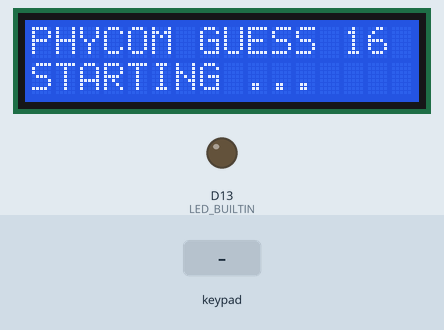
The sketch below on a simulated Arduino Uno R4 WiFi. Shown: 16×2 character LCD, output pins drawn as LEDs (lit = HIGH). Wiring (inferred from the names in the program): 4×4 keypad with keys 1 2 3 A 4 5 6 B 7 8 9 C * 0 # D: rows D2, D3, D4, D5; columns D6, D7, D8, D9. The inputs (shaded band) are chosen by the test bench. WiFi joins after 1.5 s; servers stay silent unless stated; no MQTT or app messages arrive unless stated; pins used as bus, display or sensor lines are not drawn; what the sketch prints to the serial monitor is not drawn.

Above: at 2.7 s.
2.8 s: keypad keys 1 2 3 4 # pressed 0.4 s apart
At 5.0 s:
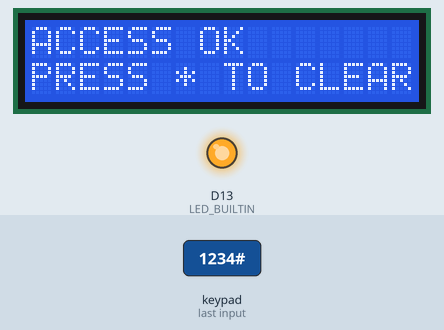
6.3 s: key '*' pressed
At 7.2 s:
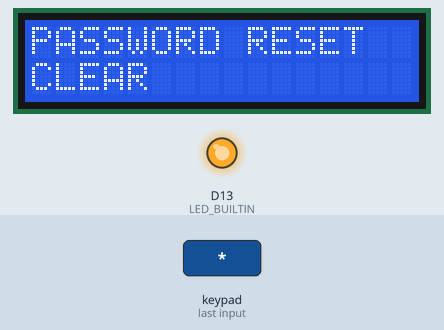
7.8 s: key '#' pressed
At 8.4 s:
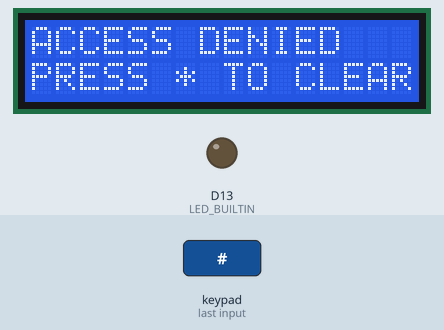
9.3 s: keypad keys 1 2 3 4 * pressed 0.4 s apart
At 9.56 s:
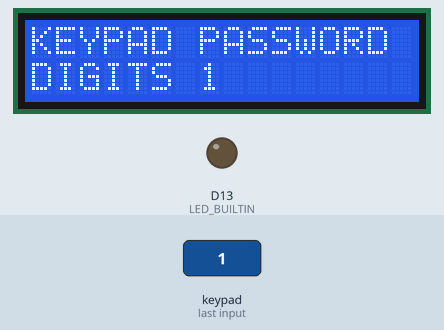
14.3 s: key '1' pressed
Timing chart, 0 to 16.8 s (numbered marks = the images above; inputs shaded):
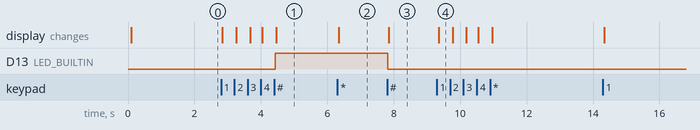

The sketch:

Keypad_Password.ino
```cpp
/*
=========================================================================
  Keypad ป้อนรหัส 1234# และแจ้งผลเว็บ
  ประเภท: โจทย์ประยุกต์คาดการณ์เพื่อฝึกทักษะ ไม่ใช่ข้อสอบที่ยืนยันว่าจะออก
  อุปกรณ์: Keypad, LED, LCD
  หน้าที่: อ่าน / ควบคุมอุปกรณ์แล้วแสดงบน LCD และรับส่งค่า MQTT ตาม Topic
  การทำงาน: กด 1234# → ACCESS_OK; รหัสผิด → ACCESS_DENIED
  วิธีต่อสาย:
  - Keypad R1–R4→D2,D3,D4,D5; C1–C4→D6,D7,D8,D9
  - LED ใช้ LED บนบอร์ด D13
  - LCD I2C 16×2: VCC→5V, GND→GND, SDA→SDA, SCL→SCL
  - LCD Address ตัวอย่าง 0x27; ถ้าจอไม่ขึ้น ให้ใช้ I2C Scanner ตรวจที่อยู่จริง
  Broker: phycom.it.kmitl.ac.th | Port: 1883 | Wi-Fi: EDOK
  ข้อมูลที่คาดหวัง: กด 1234# → ACCESS_OK; รหัสผิด → ACCESS_DENIED
  Serial Monitor: 115200 baud
  สาย GND ทุกอุปกรณ์ต้องร่วมกัน และตรวจขาจริงก่อนจ่ายไฟ
  GitHub Public: อย่าใช้รหัส Wi-Fi นี้กับระบบที่ต้องการปกปิดรหัส
=========================================================================
*/
#include <WiFiS3.h>              // Wi-Fi ของ Arduino UNO R4 WiFi
#include <MQTTClient.h>          // MQTT by 256dpi สำหรับ Publish/Subscribe
#include <Wire.h>                // ติดต่อจอผ่าน I2C
#include <LiquidCrystal_I2C.h>   // ไลบรารีจอ LCD 16×2
#include <math.h>                // สำหรับสมการ NTC / log() และคณิตศาสตร์

// =====================================================================
// ส่วนที่ 1 — ตั้งค่าเครือข่าย: เปลี่ยน SSID/PASSWORD และ Broker ตรงนี้
// =====================================================================
const char WIFI_SSID[]="EDOK";                // <<< เปลี่ยนชื่อ Wi-Fi ตรงนี้
const char WIFI_PASS[]="1234567890";          // <<< เปลี่ยนรหัส Wi-Fi ตรงนี้
const char MQTT_HOST[]="phycom.it.kmitl.ac.th"; // <<< เปลี่ยน MQTT Host ตรงนี้
const int MQTT_PORT=1883;                     // <<< เปลี่ยน MQTT Port ตรงนี้

// =====================================================================
// ส่วนที่ 2 — MQTT TOPIC: เปลี่ยนข้อความภายใน "..." 3 บรรทัดนี้
// ห้ามสลับทิศทาง Topic: DATA=บอร์ดส่ง; COMMAND=เว็บส่ง; ACK=บอร์ดตอบ
// ชื่อ Topic ต้องตรงกับที่เว็บใช้ทุกตัวอักษร (รวมตัวพิมพ์เล็กใหญ่)
// หากทำข้อสอบ Mock: Topic ด้านล่างตรงตาม Mock แล้ว อย่าเปลี่ยนโดยไม่จำเป็น
// ถ้าเปลี่ยน Topic ของโค้ด ต้องเปลี่ยนเว็บไซต์ catalog / control ด้วย
// =====================================================================
const char TOPIC_DATA[]="68070131/guess/16/data";          // <<< แก้ TOPIC สำหรับ Arduino Publish ขึ้นเว็บตรงนี้
const char TOPIC_COMMAND[]="68070131/guess/16/set";    // <<< แก้ TOPIC สำหรับ Arduino Subscribe จากเว็บตรงนี้
const char TOPIC_ACK[]="68070131/guess/16/ack"; // <<< แก้ TOPIC แจ้งผลรับคำสั่งตรงนี้

// =====================================================================
// ส่วนที่ 3 — ตัวแปรและค่าเวลา: เปลี่ยนช่วงเวลาอ่านค่าได้ที่ SAMPLE_MS
// =====================================================================
WiFiClient network;                       // ช่องสื่อสาร TCP ที่ MQTT ใช้ผ่าน Wi-Fi
MQTTClient mqtt(512);                    // บัฟเฟอร์ข้อความ MQTT 512 bytes
LiquidCrystal_I2C lcd(0x27,16,2);       // <<< Address LCD 0x27 / 0x3F แก้ตรงนี้
const unsigned long SAMPLE_MS=60UL; // <<< ปรับช่วงอ่านอุปกรณ์/ส่งข้อมูล มิลลิวินาที
const unsigned long WIFI_RETRY_MS=10000UL; // ลอง Wi-Fi ใหม่ทุก 10 วินาที
const unsigned long MQTT_RETRY_MS=5000UL;  // ลอง MQTT ใหม่ทุก 5 วินาที
String clientId;                          // MQTT Client ID ไม่ให้ชนกับบอร์ดอื่น
unsigned long lastSample=0;               // เวลาอ่านอุปกรณ์ครั้งล่าสุด
unsigned long lastWifiRetry=0;            // เวลาลองต่อ Wi-Fi ครั้งล่าสุด
unsigned long lastMqttRetry=0;            // เวลาลองต่อ MQTT ครั้งล่าสุด
bool ackPending=false;                    // true = มี ACK รอส่งกลับเว็บไซต์
String ackText="BOOT";                    // ข้อความผลตอบรับคำสั่งจากเว็บ

// =====================================================================
// ส่วนที่ 4 — ตัวแปรของโจทย์: ปรับค่าเกณฑ์และพินจากโค้ดข้างล่าง
// =====================================================================
const byte rows[4]={2,3,4,5},cols[4]={6,7,8,9};const char keyMap[4][4]={{'1','2','3','A'},{'4','5','6','B'},{'7','8','9','C'},{'*','0','#','D'}};char oldKey=0;String entry="";char getKey(){char k=0;for(byte r=0;r<4;r++){digitalWrite(rows[r],LOW);delayMicroseconds(20);for(byte c=0;c<4;c++)if(digitalRead(cols[c])==LOW)k=keyMap[r][c];digitalWrite(rows[r],HIGH);}if(!k){oldKey=0;return 0;}if(oldKey==k)return 0;oldKey=k;return k;}

// =====================================================================
// ส่วนที่ 5 — ฟังก์ชันช่วยแสดง LCD / วัด Ultrasonic
// =====================================================================
void lcdLine(byte row,String message){ // พิมพ์ LCD โดยเคลียร์อักษรเก่าทุกครั้ง
  message=message.substring(0,16);    // LCD กว้าง 16 ตัวอักษร
  while(message.length()<16)message+=' '; // เติมช่องว่างป้องกันอักษรเดิมค้าง
  lcd.setCursor(0,row);               // ย้าย Cursor ไปต้นแถวที่ต้องการ
  lcd.print(message);                 // พิมพ์ข้อความแถวที่เลือก
}


// =====================================================================
// ส่วนที่ 6 — รับ MQTT: แก้กฎคำสั่งและการควบคุมอุปกรณ์ตรงนี้
// =====================================================================
bool applyCommand(String p){          // p คือ Payload ที่เว็บ Publish มา
  p.trim();                           // ลบช่องว่างที่ไม่ต้องการ
  if(p=="RESET"){entry="";digitalWrite(LED_BUILTIN,LOW);return true;}return false;
}
void onMqtt(String &topic,String &message){ // เรียกเมื่อ Broker ส่งข้อความมา
  if(topic!=TOPIC_COMMAND)return;     // รับเฉพาะ TOPIC_COMMAND ไม่รับข้อความของตัวเอง
  if(message.length()>40){ackText="ERROR:TOO_LONG";ackPending=true;return;} // จำกัดความยาว
  bool ok=applyCommand(message);      // ประมวลผลคำสั่งเฉพาะโจทย์
  ackText=ok?"OK:"+message:"ERROR:INVALID"; // บันทึกผลตอบกลับ
  ackPending=true;                    // จะ Publish ACK ใน loop ไม่ทำใน Callback
  Serial.println(String("MQTT RX: ")+message);
}

// =====================================================================
// ส่วนที่ 7 — อ่านเซนเซอร์และแสดงผล: แก้ตรรกะโจทย์ตรงนี้
// =====================================================================
void setupHardware(){                 // กำหนดพิน INPUT/OUTPUT เฉพาะอุปกรณ์
  for(byte i=0;i<4;i++){pinMode(rows[i],OUTPUT);digitalWrite(rows[i],HIGH);pinMode(cols[i],INPUT_PULLUP);}pinMode(LED_BUILTIN,OUTPUT);
}
String readHardware(){               // คืนข้อความ Payload ที่ต้อง Publish
  char k=getKey();if(!k)return "";if(k=='*'){entry="";lcdLine(0,"PASSWORD RESET");lcdLine(1,"CLEAR");return "RESET";}if(k=='#'){bool ok=entry=="1234";digitalWrite(LED_BUILTIN,ok?HIGH:LOW);lcdLine(0,ok?"ACCESS OK":"ACCESS DENIED");lcdLine(1,"PRESS * TO CLEAR");entry="";return ok?"ACCESS_OK":"ACCESS_DENIED";}if(k>='0'&&k<='9'&&entry.length()<8)entry+=k;lcdLine(0,"KEYPAD PASSWORD");lcdLine(1,String("DIGITS ")+entry.length());return "KEY_PRESSED";
}

// =====================================================================
// ส่วนที่ 8 — Wi-Fi / MQTT: reconnect อัตโนมัติและ Subscribe หลังเชื่อม
// =====================================================================
void keepConnected(){                // ฟังก์ชันดูแลการเชื่อมต่อ
  unsigned long now=millis();        // เวลาเดินของบอร์ด หน่วย ms
  if(WiFi.status()!=WL_CONNECTED){   // ถ้า Wi-Fi หลุด
    if(now-lastWifiRetry>=WIFI_RETRY_MS){
      lastWifiRetry=now;             // รีเซ็ตเวลา retry
      WiFi.begin(WIFI_SSID,WIFI_PASS); // ขอเชื่อม Wi-Fi ใหม่
    }
    return;                          // ยังไม่พยายามต่อ MQTT จนกว่า Wi-Fi จะมา
  }
  if(!mqtt.connected()){             // ถ้ายังไม่ได้เชื่อม Broker
    if(now-lastMqttRetry>=MQTT_RETRY_MS){
      lastMqttRetry=now;
      if(mqtt.connect(clientId.c_str())){ // Connect ด้วย Client ID ไม่ซ้ำ
        mqtt.subscribe(TOPIC_COMMAND);   // <<< สมัครรับ Topic คำสั่งจากเว็บตรงนี้
        mqtt.publish(TOPIC_ACK,"ONLINE"); // <<< แจ้งเว็บว่าบอร์ดกลับมาออนไลน์
        Serial.println("MQTT CONNECTED");
      }
    }
    return;
  }
  mqtt.loop();                       // สำคัญ: ต้องเรียกบ่อยเพื่อรับคำสั่งและรักษา MQTT
  if(ackPending&&mqtt.publish(TOPIC_ACK,ackText)){ // <<< Publish ACK ไป Topic สถานะ
    ackPending=false;                // ส่งสำเร็จแล้วจึงล้างธง
  }
}

// =====================================================================
// ส่วนที่ 9 — setup() รันตอนเริ่มต้นเพียงครั้งเดียว
// =====================================================================
void setup(){
  Serial.begin(115200);              // เปิด Serial Monitor 115200 baud
  Wire.begin();                      // เริ่มระบบ I2C ต่อจอ LCD
  lcd.init();                        // เริ่มใช้งาน LCD
  lcd.backlight();                   // เปิดไฟ Backlight ของจอ
  lcdLine(0,"PHYCOM GUESS 16");      // แสดงชื่อโจทย์บนจอ
  lcdLine(1,"STARTING ...");        // แจ้งว่ากำลังเปิดระบบ
  setupHardware();                   // ตั้งค่าพินเซนเซอร์ตามโจทย์
  byte mac[6]={0};                   // เก็บ MAC Address 6 ไบต์
  WiFi.macAddress(mac);              // อ่าน MAC เพื่อทำ Client ID ไม่ซ้ำกัน
  clientId="phycom-guess-16-";
  for(byte i=0;i<6;i++){            // แปลง MAC เป็นตัวอักษรฐาน 16
    if(mac[i]<16)clientId+="0";      // เติมเลข 0 ถ้าไบต์สั้น
    clientId+=String(mac[i],HEX);    // ต่อท้าย clientId
  }
  mqtt.begin(MQTT_HOST,MQTT_PORT,network); // ตั้งค่า Broker port และ TCP Client
  mqtt.onMessage(onMqtt);            // ตั้งฟังก์ชันจัดการข้อความจากเว็บ
  WiFi.begin(WIFI_SSID,WIFI_PASS);   // เริ่มเชื่อม Wi-Fi ตามค่าด้านบน
  Serial.println(String("PUB: ")+TOPIC_DATA);     // <<< ดู Topic ส่งข้อมูลได้ใน Serial
  Serial.println(String("SUB: ")+TOPIC_COMMAND);  // <<< ดู Topic รับคำสั่งได้ใน Serial
  Serial.println(String("ACK: ")+TOPIC_ACK);      // <<< ดู Topic สถานะได้ใน Serial
}

// =====================================================================
// ส่วนที่ 10 — loop() ทำงานวนซ้ำตลอดเวลา
// =====================================================================
void loop(){
  keepConnected();                   // คงการเชื่อมและอ่านคำสั่งจาก MQTT
  if(millis()-lastSample<SAMPLE_MS)return; // ยังไม่ถึงเวลาอ่านข้อมูล
  lastSample=millis();               // บันทึกเวลาอ่านล่าสุด
  String value=readHardware();       // อ่านค่าตามโจทย์ / ปรับ LCD
  if(value.length()==0)return;       // Keypad ยังไม่กด ไม่ต้อง Publish
  Serial.println(String("DATA: ")+value); // ดูค่าจริงแม้ Wi-Fi ไม่เชื่อม
  if(mqtt.connected())mqtt.publish(TOPIC_DATA,value); // <<< ส่ง Payload ขึ้นเว็บที่ TOPIC_DATA
}
```

Measured:
- after the input at 2.8 s, D13 (LED_BUILTIN): LOW → HIGH after 1.6 s; the display: first changes at once (image 1 shows a later state)
- after the input at 6.3 s, the display: changes after 0.05 s (image 2)
- after the input at 7.8 s, D13 (LED_BUILTIN): HIGH → LOW at once; the display: changes after 0.05 s (image 3)
- after the input at 9.3 s, the display: changes after 0.05 s (image 4)
